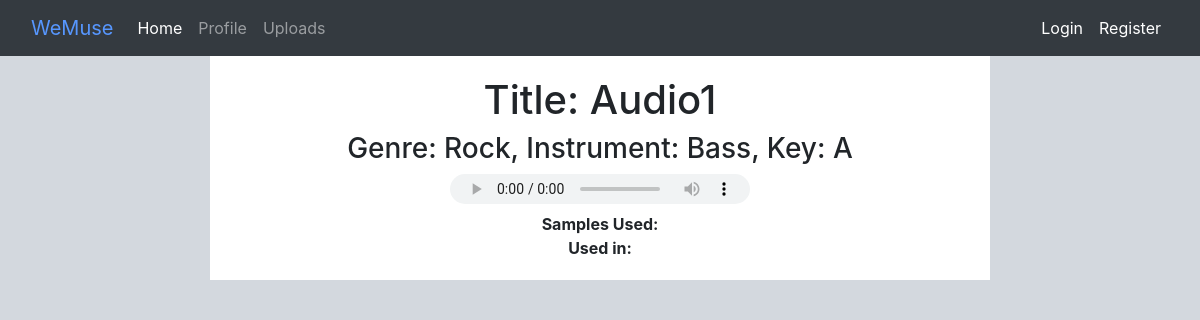
Screenshot of /upload_detail/14/ with the database file from the repository.
### musix/models.py (models this page shows, shortened)
class Audio(models.Model):
    KEY_CHOICES = (
        ('A', 'A'), ('B', 'B'), ('C', 'C'), ('D', 'D'), ('E', 'E'), ('F', 'F'), ('G', 'G'),
        ('Ab', 'Ab'), ('Bb', 'Bb'), ('Db', 'Db'), ('Eb', 'Eb'), ('Gb', 'Gb'),
        ('Am', 'Am'), ('Bm', 'Bm'), ('Cm', 'Cm'), ('Dm', 'Dm'), ('Em', 'Em'), ('Fm', 'Fm'), ('Gm', 'Gm'),
        ('Abm', 'Abm'), ('Bbm', 'Bbm'), ('Dbm', 'Dbm'), ('Ebm', 'Ebm'), ('Gbm', 'Gbm'),
    )
    INSTRUMENTS = (
        ('Vocals', 'Vocals'), ('Guitar', 'Guitar'), ('Bass', 'Bass'), ('Keyboard', 'Keyboard'), ('Drums', 'Drums'), ('Violin', 'Violin')
    )
    uploader = models.ForeignKey(User, on_delete=models.CASCADE)
    title = models.CharField(max_length=100, unique=True)
    genre = models.CharField(max_length=100)
    instrument = models.CharField(max_length=100, choices=INSTRUMENTS, default="Guitar")
    key = models.CharField(max_length=100, choices=KEY_CHOICES, default="A")
    mp3 = models.FileField(upload_to='audio/mp3s/')
    sample_count = models.IntegerField(default=0)

### music_site/views.py (the view)
# urls.py: path('upload_detail/<int:pk>/', Details.as_view(), name='details'),
class Details(DetailView):
    model = Audio
    template_name = "music_site/details.html"
    def get_context_data(self, **kwargs):
        context = super(Details, self).get_context_data(**kwargs)
        context['filter'] = AudioFilter(self.request.GET, queryset=self.get_queryset())
        context['sample'] = Sample.objects.all()
        context['current_obj'] = self.get_object()
        return context

### templates/music_site/details.html (shortened to what this page needs)
{% extends "music_site/base.html" %}
{% load crispy_forms_tags %}
{% block content %}
<div class="detail">
<h1> Title: {{ audio.title }} </h1>
<h3> Genre: {{ audio.genre }}, Instrument: {{audio.instrument}}, Key: {{ audio.key }} </h3>
<h2>
    <audio controls>
        <source src="{{ audio.mp3.url }}" type="audio/mpeg">
    </audio>
</h2>
<b> Samples Used: </b>
<table>
    <tbody>
    <tr>
    <br>
   <b> Used in: </b>
    </tbody>
</table>
</div>
{% endblock %}

### templates/styles.css (style rules this page uses)
h2 { text-align: center; font-size: 150%; }
audio { height: 30px; }
body { background-color: #d3d8de; }
.detail { text-align: center; width: 65%; margin-left: auto; margin-right: auto; background-color: white; padding: 20px; margin-bottom: 20px; }

### rows the page displays
Audio: title "Audio1", genre "Rock", instrument "Bass", key "A"
